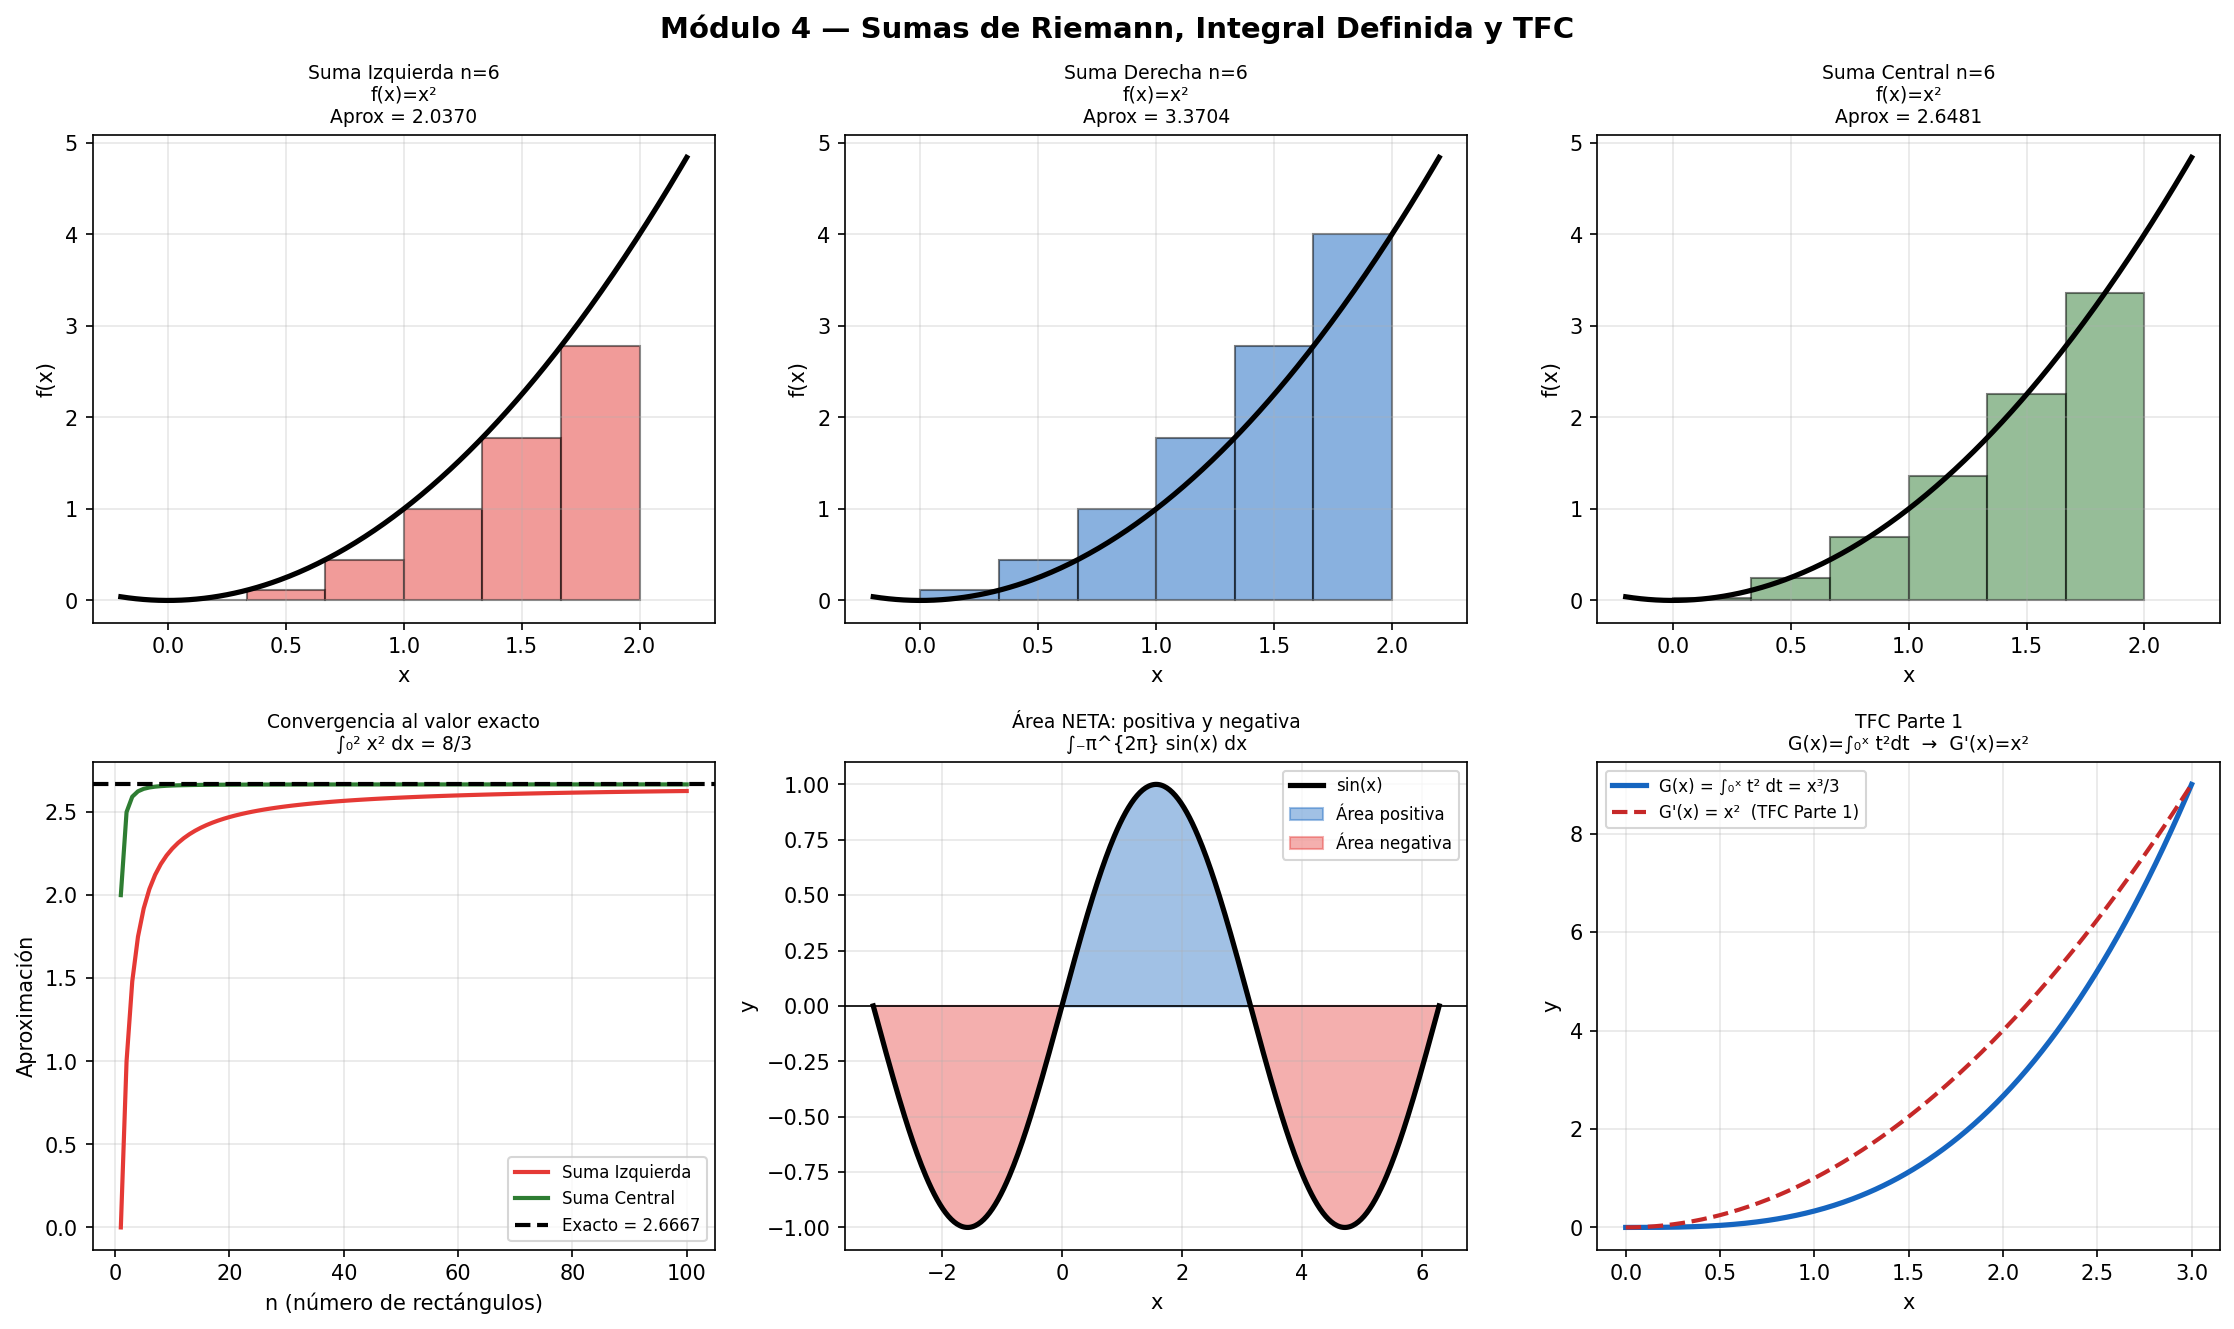

The script that saved this image:
"""
Módulo 4 - Sumas de Riemann, Integrales Definidas
        y Teorema Fundamental del Cálculo
FUN-05 Cálculo Diferencial e Integral | Universidad CENFOTEC

¿QUÉ ES LA INTEGRAL DEFINIDA?
───────────────────────────────
La integral definida mide el ÁREA NETA bajo la curva f(x)
entre dos valores x = a y x = b.

"Neta" significa que las áreas por ENCIMA del eje x cuentan positivo
y las áreas por DEBAJO cuentan negativo.

CONSTRUCCIÓN MEDIANTE SUMAS DE RIEMANN:
  Para aproximar el área bajo f(x) en [a, b]:
    1) Dividir [a, b] en n subintervalos iguales de ancho Δx = (b−a)/n
    2) En cada subintervalo elegir un punto representativo xᵢ*
    3) Construir rectángulos de altura f(xᵢ*) y base Δx
    4) Sumar todas las áreas: Σ f(xᵢ*) · Δx

  Tipos de suma de Riemann según dónde se elige xᵢ*:
    • Suma izquierda:   xᵢ* = extremo izquierdo del subintervalo
    • Suma derecha:     xᵢ* = extremo derecho del subintervalo
    • Suma central:     xᵢ* = punto medio del subintervalo

  La integral definida es el LÍMITE cuando n → ∞:
    ∫[a,b] f(x) dx = lim n→∞  Σᵢ f(xᵢ*) · Δx

NOTACIÓN:
    ∫[a a b] f(x) dx
    a = límite inferior,  b = límite superior

TEOREMA FUNDAMENTAL DEL CÁLCULO (TFC):
  Es el resultado más importante del cálculo. Conecta la derivada
  (proceso de diferenciación) con la integral (proceso de integración),
  mostrando que son operaciones INVERSAS.

  Parte 1 — Derivada de una integral con límite variable:
    Si G(x) = ∫[a a x] f(t) dt,  entonces  G'(x) = f(x)
    "Derivar una integral respecto a su límite superior devuelve el integrando"

  Parte 2 — Evaluación de integrales definidas:
    Si F es antiderivada de f, entonces:
    ∫[a a b] f(x) dx = F(b) − F(a)

    Esto transforma el problema de calcular infinitos rectángulos
    en simplemente evaluar la antiderivada en los dos extremos.
"""

import numpy as np
import matplotlib.pyplot as plt
import matplotlib.patches as patches
from sympy import *

x, t = symbols('x t')

# ─────────────────────────────────────────────────────────────
# SECCIÓN 1: Sumas de Riemann
# ─────────────────────────────────────────────────────────────
print("=" * 60)
print("  SUMAS DE RIEMANN")
print("=" * 60)
print("""
  Aproximación del área bajo f(x) = x² en [0, 2]
  Valor exacto: ∫[0,2] x² dx = [x³/3]₀² = 8/3 ≈ 2.6667
""")

def suma_riemann(f_num, a, b, n, tipo='central'):
    """
    Calcula la suma de Riemann con n rectángulos.
    tipo: 'izquierda', 'derecha', 'central'
    """
    dx = (b - a) / n
    puntos = np.linspace(a, b, n+1)

    if tipo == 'izquierda':
        xi = puntos[:-1]
    elif tipo == 'derecha':
        xi = puntos[1:]
    else:  # central
        xi = (puntos[:-1] + puntos[1:]) / 2

    return np.sum(f_num(xi) * dx)

f_num = lambda xv: xv**2
exacto = 8/3

print(f"  {'n':>6} {'Izquierda':>12} {'Derecha':>12} "
      f"{'Central':>12} {'Error Central':>14}")
print(f"  {'─'*60}")
for n in [4, 10, 50, 100, 500, 1000]:
    izq = suma_riemann(f_num, 0, 2, n, 'izquierda')
    der = suma_riemann(f_num, 0, 2, n, 'derecha')
    cen = suma_riemann(f_num, 0, 2, n, 'central')
    err = abs(cen - exacto)
    print(f"  {n:>6} {izq:>12.6f} {der:>12.6f} {cen:>12.6f} {err:>14.2e}")
print(f"\n  Valor exacto: {exacto:.6f}")

# ─────────────────────────────────────────────────────────────
# SECCIÓN 2: Integrales definidas
# ─────────────────────────────────────────────────────────────
print("\n" + "=" * 60)
print("  INTEGRALES DEFINIDAS")
print("=" * 60)
print("""
  Usando el TFC Parte 2: ∫[a,b] f(x)dx = F(b) − F(a)
  Mostramos el proceso completo de evaluación.
""")

casos = [
    (x**2,              0,  2,    "x²        en [0, 2]"),
    (sin(x),            0,  pi,   "sin(x)    en [0, π]"),
    (exp(x),            0,  1,    "eˣ         en [0, 1]"),
    (1/x,               1,  exp(1), "1/x      en [1, e]"),
    (x**3 - 3*x,       -2,  2,   "x³−3x     en [−2, 2]"),
    (sqrt(x),           0,  4,   "√x         en [0, 4]"),
    (cos(x),            0,  pi/2, "cos(x)    en [0, π/2]"),
]

for f_expr, a, b, nombre in casos:
    F   = integrate(f_expr, x)
    F_b = F.subs(x, b)
    F_a = F.subs(x, a)
    resultado = simplify(F_b - F_a)

    print(f"  ∫ {nombre}")
    print(f"    Antiderivada: F(x) = {F}")
    print(f"    F({b}) − F({a}) = {F_b} − {F_a} = {resultado}")
    print(f"    Resultado: {float(resultado):.6f}\n")

# ─────────────────────────────────────────────────────────────
# SECCIÓN 3: Teorema Fundamental del Cálculo
# ─────────────────────────────────────────────────────────────
print("=" * 60)
print("  TEOREMA FUNDAMENTAL DEL CÁLCULO")
print("=" * 60)
print("""
  TFC Parte 1: Si G(x) = ∫[a,x] f(t) dt  →  G'(x) = f(x)

  Derivar una integral respecto a su límite superior
  simplemente "devuelve" la función integrando evaluada en x.
  Con regla de la cadena: d/dx[∫[a,g(x)] f(t)dt] = f(g(x))·g'(x)
""")

ejemplos_tfc1 = [
    (t**2,      "t²",       "x²"),
    (sin(t),    "sin(t)",   "sin(x)"),
    (exp(t**2), "e^(t²)",   "e^(x²)"),
    (sqrt(t),   "√t",       "√x"),
]

print("  TFC Parte 1 — Derivada de integral con límite variable:")
for f_t, nombre_t, resultado_esperado in ejemplos_tfc1:
    G = integrate(f_t, (t, 0, x))
    Gp = diff(G, x)
    print(f"    G(x) = ∫[0,x] {nombre_t} dt")
    print(f"    G'(x) = {simplify(Gp)}  "
          f"(esperado: {resultado_esperado}) ✅\n")

print("""
  TFC Parte 2: ∫[a,b] f(x) dx = F(b) − F(a)
  (ya aplicado en la sección anterior)

  El TFC muestra que integración y derivación son INVERSAS:
    d/dx [∫[a,x] f(t) dt] = f(x)     (derivar deshace la integral)
    ∫[a,b] F'(x) dx = F(b) − F(a)   (integrar deshace la derivada)
""")

# ─────────────────────────────────────────────────────────────
# SECCIÓN 4: Visualización
# ─────────────────────────────────────────────────────────────
fig, axes = plt.subplots(2, 3, figsize=(15, 9))
fig.suptitle("Módulo 4 — Sumas de Riemann, Integral Definida y TFC",
             fontsize=14, fontweight='bold')

# ── Suma izquierda con 6 rectángulos ──
def graficar_riemann(ax, f_num, a, b, n, tipo, titulo, color):
    xv = np.linspace(a - 0.2, b + 0.2, 300)
    ax.plot(xv, f_num(xv), color='black', lw=2.5, zorder=5)
    dx = (b - a) / n
    puntos = np.linspace(a, b, n+1)
    if tipo == 'izquierda':
        xi = puntos[:-1]
    elif tipo == 'derecha':
        xi = puntos[1:]
    else:
        xi = (puntos[:-1] + puntos[1:]) / 2
    for xi_k in xi:
        h = f_num(xi_k)
        rect = patches.Rectangle((xi_k - (dx if tipo=='derecha' else 0),
                                   min(h, 0)),
                                  dx, abs(h),
                                  linewidth=1, edgecolor='black',
                                  facecolor=color, alpha=0.5)
        if tipo == 'izquierda':
            rect = patches.Rectangle((xi_k, min(h,0)), dx, abs(h),
                                      lw=1, edgecolor='black',
                                      facecolor=color, alpha=0.5)
        elif tipo == 'central':
            rect = patches.Rectangle((xi_k - dx/2, min(h,0)), dx, abs(h),
                                      lw=1, edgecolor='black',
                                      facecolor=color, alpha=0.5)
        ax.add_patch(rect)
    aprox = suma_riemann(f_num, a, b, n, tipo)
    ax.set_title(f"{titulo}\nAprox = {aprox:.4f}", fontsize=9)
    ax.set_xlabel("x"); ax.set_ylabel("f(x)")
    ax.grid(True, alpha=0.3)

graficar_riemann(axes[0,0], lambda xv: xv**2, 0, 2, 6,
                 'izquierda', "Suma Izquierda n=6\nf(x)=x²", '#E53935')
graficar_riemann(axes[0,1], lambda xv: xv**2, 0, 2, 6,
                 'derecha', "Suma Derecha n=6\nf(x)=x²", '#1565C0')
graficar_riemann(axes[0,2], lambda xv: xv**2, 0, 2, 6,
                 'central', "Suma Central n=6\nf(x)=x²", '#2E7D32')

# ── Convergencia de la suma de Riemann ──
ax = axes[1, 0]
ns = np.arange(1, 101)
exacto_val = 8/3
izqs = [suma_riemann(lambda xv: xv**2, 0, 2, n, 'izquierda') for n in ns]
cens = [suma_riemann(lambda xv: xv**2, 0, 2, n, 'central')   for n in ns]
ax.plot(ns, izqs, color='#E53935', lw=2, label="Suma Izquierda")
ax.plot(ns, cens, color='#2E7D32', lw=2, label="Suma Central")
ax.axhline(exacto_val, color='black', lw=2, ls='--',
           label=f"Exacto = {exacto_val:.4f}")
ax.set_title("Convergencia al valor exacto\n∫₀² x² dx = 8/3", fontsize=9)
ax.set_xlabel("n (número de rectángulos)")
ax.set_ylabel("Aproximación")
ax.legend(fontsize=8); ax.grid(True, alpha=0.3)

# ── Área neta: positiva y negativa ──
ax = axes[1, 1]
xv = np.linspace(-np.pi, 2*np.pi, 400)
yv = np.sin(xv)
ax.plot(xv, yv, color='black', lw=2.5, label="sin(x)")
ax.fill_between(xv, yv, 0, where=(yv > 0), alpha=0.4,
                color='#1565C0', label="Área positiva")
ax.fill_between(xv, yv, 0, where=(yv < 0), alpha=0.4,
                color='#E53935', label="Área negativa")
ax.axhline(0, color='black', lw=0.8)
ax.set_title("Área NETA: positiva y negativa\n∫₋π^{2π} sin(x) dx", fontsize=9)
ax.legend(fontsize=8); ax.grid(True, alpha=0.3)
ax.set_xlabel("x"); ax.set_ylabel("y")

# ── TFC Parte 1: G(x) = ∫₀ˣ t² dt = x³/3 ──
ax = axes[1, 2]
xv2 = np.linspace(0, 3, 300)
G_vals  = xv2**3 / 3       # ∫₀ˣ t² dt
Gp_vals = xv2**2            # G'(x) = x²
ax.plot(xv2, G_vals,  color='#1565C0', lw=2.5,
        label="G(x) = ∫₀ˣ t² dt = x³/3")
ax.plot(xv2, Gp_vals, color='#C62828', lw=2, ls='--',
        label="G'(x) = x²  (TFC Parte 1)")
ax.set_title("TFC Parte 1\nG(x)=∫₀ˣ t²dt  →  G'(x)=x²", fontsize=9)
ax.legend(fontsize=8); ax.grid(True, alpha=0.3)
ax.set_xlabel("x"); ax.set_ylabel("y")

plt.tight_layout()
plt.savefig("riemann_tfc.png", dpi=150, bbox_inches='tight')
plt.show()
print("\n✅  Gráfica guardada: riemann_tfc.png")
